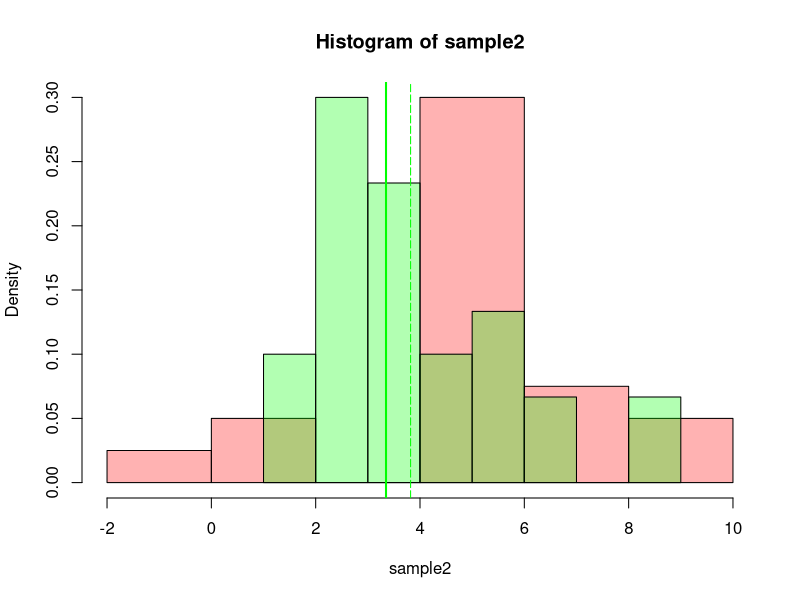

Write the R code that produced this figure.
# Task 1: paired and independed t-test


cor <- 0.6

K <- matrix(c(1, 0.6, 0.6, 1), ncol=2)

A <- chol(K)

# our function that will generate correlated samples
generate.f2 <- function(n, k, A, diff) {
    XY <- sapply(1:k, FUN = function(k, n) {
      X <- cbind(rnorm(n, 0, 1), rnorm(n, 0, 1))
      Y <- A %*% t(X) + diff
      cbind('X'=Y[1,], 'Y'=Y[2,])
    }, n=n)
}

n <- 50
k <- 1000
XY <- generate.f2(n, k, A, diff=c(2,30))
X <- XY[1:(n/2),]
Y <- XY[(1+(n/2)):n,]

sapply(1:k, FUN=function(i) {
  result <- t.test(X[,i], Y[,i], paired=T)
  result$p.value
}) -> p.paired

# power of paired test
sum(p.paired > 0.05) / k

sapply(1:k, FUN=function(i) {
  result <- t.test(X[,i], Y[,i], paired=F)
  result$p.value
}) -> p.unpaired

# power of unpaired test
sum(p.unpaired > 0.05)/k

# task 2 - ANOVA
#================
n <- 50
# создадим группы, одна из которых смещена
sample1 <- rnorm(n, 0, 1)
sample2 <- rnorm(n, 0, 1)
sample3 <- rnorm(n, 1, 1)
# объединим группы в один датасет
sample <- c(sample1, sample2, sample3)
group <- rep(c('a','b','c'), rep(n,3))
data <- data.frame(sample, factor=group)
# anova
result <- aov(sample~factor,data)
summary(result)
# получили, что P(>F) << 0.05 — значит, что в наших группах есть различия

# создадим новые группы, в которых нет различий
sample1 <- rnorm(n, 0, 1)
sample2 <- rnorm(n, 0, 1)
sample3 <- rnorm(n, 0, 1)
# объединим группы в один датасет
sample <- c(sample1, sample2, sample3)
group <- rep(c('a','b','c'), rep(n,3))
data <- data.frame(sample, factor=group)
# anova
result <- aov(sample~factor,data)
summary(result)
# получили, что P(>F) > 0.05 — значит, что в наших группах нет различий


# task 3 - non-parametric criteries
n1 <- 20
n2 <- 10
k <- 1000
sample1 <- append(rnorm(n1, 4, 2), runif(n2, 2, 4))
sample2 <- append(rnorm(n1, 5, 2), runif(n2, 4, 2))
hist(sample2, col=rgb(1,0,0,0.3), probability=T, ylim=c(0,0.3))
hist(sample1, col=rgb(0,1,0,0.3), probability=T, ylim=c(0,0.3), add=T)
abline(v=mean(sample2), col='red', lty=5)
abline(v=mean(sample1), col='green', lty=5)
abline(v=median(sample2), col='red', lwd=2)
abline(v=median(sample1), col='green', lwd=2)

ps <- sapply(1:k, FUN=function(k) {
  sample1 <- append(rnorm(n1, 4, 2), runif(n2, 2, 4))
  sample2 <- append(rnorm(n1, 5, 2), runif(n2, 3, 7))
  p.w <- wilcox.test(sample1, sample2)$p.value
  p.t <- t.test(sample1, sample2)$p.value
  cbind(p.w, p.t)
})
# power of mann-whitney test
sum(ps[1,] < 0.05)/k
# power of student test
sum(ps[2,] < 0.05)/k

